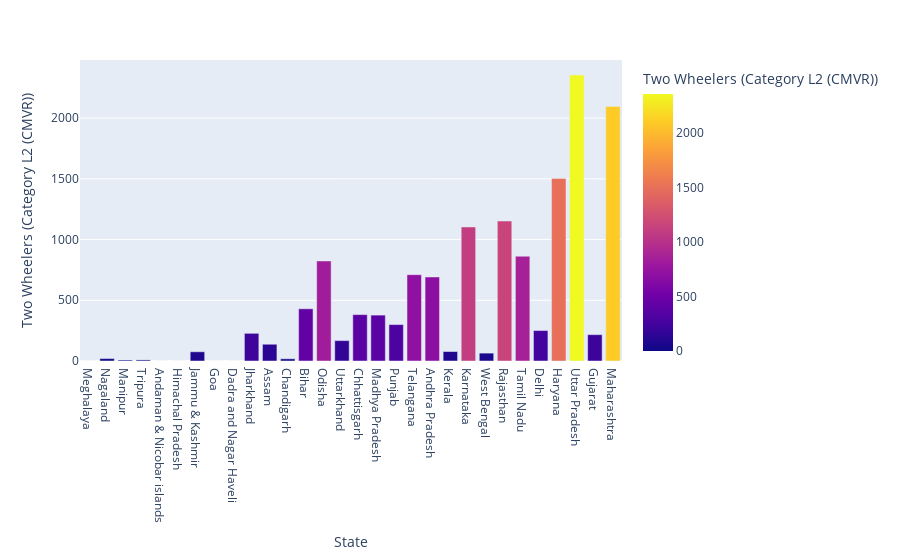

Notebook source saved alongside this figure:
### Code cell
fig = px.bar(data,x = 'State',y = 'Two Wheelers (Category L2 (CMVR))',color = 'Two Wheelers (Category L2 (CMVR))')
pio.show(fig)

### Figure 1 — Plotly figure (JSON) as saved in the notebook; plotly's stock layout.template omitted (floating-point values rounded to 4 significant figures)
{"data": [{"alignmentgroup": "True", "hovertemplate": "State=%{x}<br>Two Wheelers (Category L2 (CMVR))=%{marker.color}<extra></extra>", "legendgroup": "", "marker": {"color": [0, 20, 8, 9, 0, 0, 76, 0, 0, 228, 138, 18, 430, 824, 168, 382, 378, 300, 711, 692, 78, 1104, 65, 1153, 863, 251, 1504, 2355, 217, 2097], "coloraxis": "coloraxis", "pattern": {"shape": ""}}, "name": "", "offsetgroup": "", "orientation": "v", "showlegend": false, "textposition": "auto", "type": "bar", "x": ["Meghalaya", "Nagaland", "Manipur", "Tripura", "Andaman & Nicobar islands", "Himachal Pradesh", "Jammu & Kashmir", "Goa", "Dadra and Nagar Haveli", "Jharkhand", "Assam", "Chandigarh", "Bihar", "Odisha", "Uttarkhand", "Chhattisgarh", "Madhya Pradesh", "Punjab", "Telangana", "Andhra Pradesh", "Kerala", "Karnataka", "West Bengal", "Rajasthan", "Tamil Nadu", "Delhi", "Haryana", "Uttar Pradesh", "Gujarat", "Maharashtra"], "xaxis": "x", "y": [0, 20, 8, 9, 0, 0, 76, 0, 0, 228, 138, 18, 430, 824, 168, 382, 378, 300, 711, 692, 78, 1104, 65, 1153, 863, 251, 1504, 2355, 217, 2097], "yaxis": "y"}], "layout": {"autosize": true, "barmode": "relative", "coloraxis": {"colorbar": {"title": {"text": "Two Wheelers (Category L2 (CMVR))"}}, "colorscale": [[0, "#0d0887"], [0.1111, "#46039f"], [0.2222, "#7201a8"], [0.3333, "#9c179e"], [0.4444, "#bd3786"], [0.5556, "#d8576b"], [0.6667, "#ed7953"], [0.7778, "#fb9f3a"], [0.8889, "#fdca26"], [1, "#f0f921"]]}, "legend": {"tracegroupgap": 0}, "margin": {"t": 60}, "xaxis": {"anchor": "y", "autorange": true, "domain": [0, 1], "range": [-0.5, 29.5], "title": {"text": "State"}, "type": "category"}, "yaxis": {"anchor": "x", "autorange": true, "domain": [0, 1], "range": [0, 2479.0], "title": {"text": "Two Wheelers (Category L2 (CMVR))"}, "type": "linear"}}}
